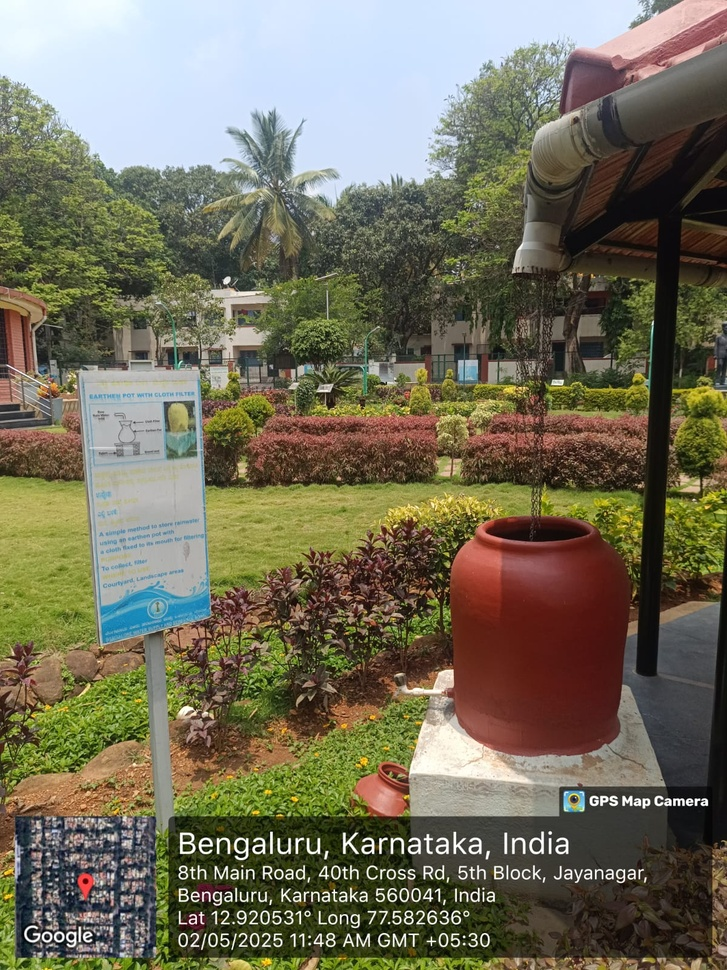
#> input picture immg/WhatsApp Image 2025-05-20 at 20.31.33_a9ff36ad.jpg, 727 x 970 px, shrunk from 1200 x 1600 before the run
$ python yellow.py
#> lines starting #> are read from the running program, lines starting #| are printed output that depends on the picture; after the words box and inside, x2 and y2 are one past the last pixel; in counts of white or black regions, pixels touching at a corner belong together
import cv2
import numpy as np
import matplotlib.pyplot as plt
from tkinter import Tk, filedialog


def select_image():

    root = Tk()
    root.withdraw()

    file_path = filedialog.askopenfilename(
        title="Select Image",
        filetypes=[
            ("Image Files", "*.jpg *.jpeg *.png *.bmp *.webp")
        ]
    )
#> the answer given: WhatsApp Image 2025-05-20 at 20.31.33_a9ff36ad.jpg

    root.destroy()

    return file_path


# Select image
image_path = select_image()

if not image_path:
    print("No image selected.")
    exit()


# Read image
image = cv2.imread(image_path)
#> image is the input picture: shape (970, 727, 3); mean B, G, R 89.8, 110.2, 114.5

if image is None:
    print("Could not read image.")
    exit()


# Convert BGR to RGB
rgb_image = cv2.cvtColor(
    image,
    cv2.COLOR_BGR2RGB
)


# Convert RGB to HSV
hsv_image = cv2.cvtColor(
    image,
    cv2.COLOR_BGR2HSV
)
#> hsv_image: shape (970, 727, 3); mean H, S, V 44, 95.5, 123.3


# Yellow color range

lower_yellow = np.array([
    20,
    80,
    80
])

upper_yellow = np.array([
    40,
    255,
    255
])


# Create yellow mask
yellow_mask = cv2.inRange(
    hsv_image,
    lower_yellow,
    upper_yellow
)
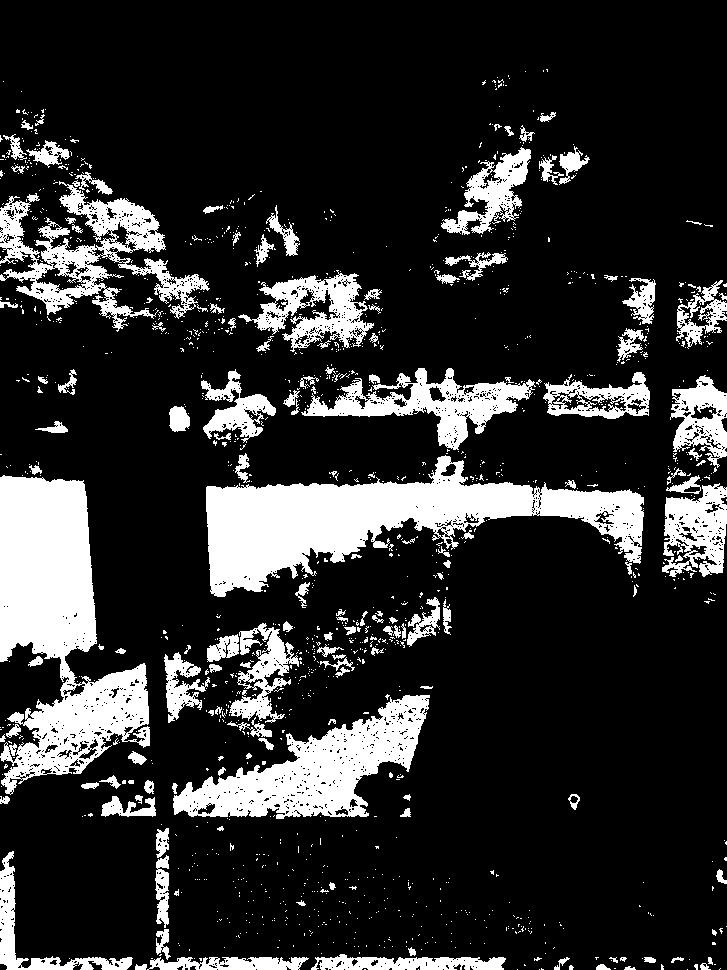
#> yellow_mask: shape (970, 727); 18.3% white; 1373 white regions (1220 under 20 px), largest, box (x1, y1, x2, y2) and area: (206, 455, 644, 597) 25375, (0, 475, 150, 795) 24881, (173, 695, 430, 819) 13318


# Show only yellow
yellow_only = cv2.bitwise_and(
    rgb_image,
    rgb_image,
    mask=yellow_mask
)
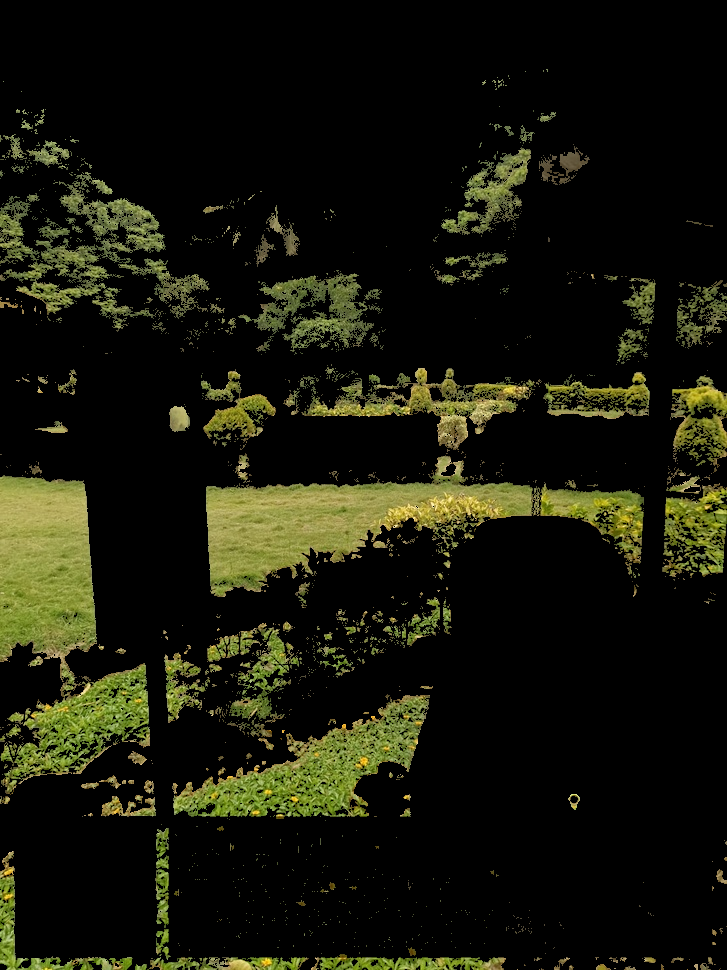
#> yellow_only: shape (970, 727, 3); mean R, G, B 23.4, 24.2, 11.1


# Hide yellow
non_yellow_mask = cv2.bitwise_not(
    yellow_mask
)

yellow_hidden = cv2.bitwise_and(
    rgb_image,
    rgb_image,
    mask=non_yellow_mask
)
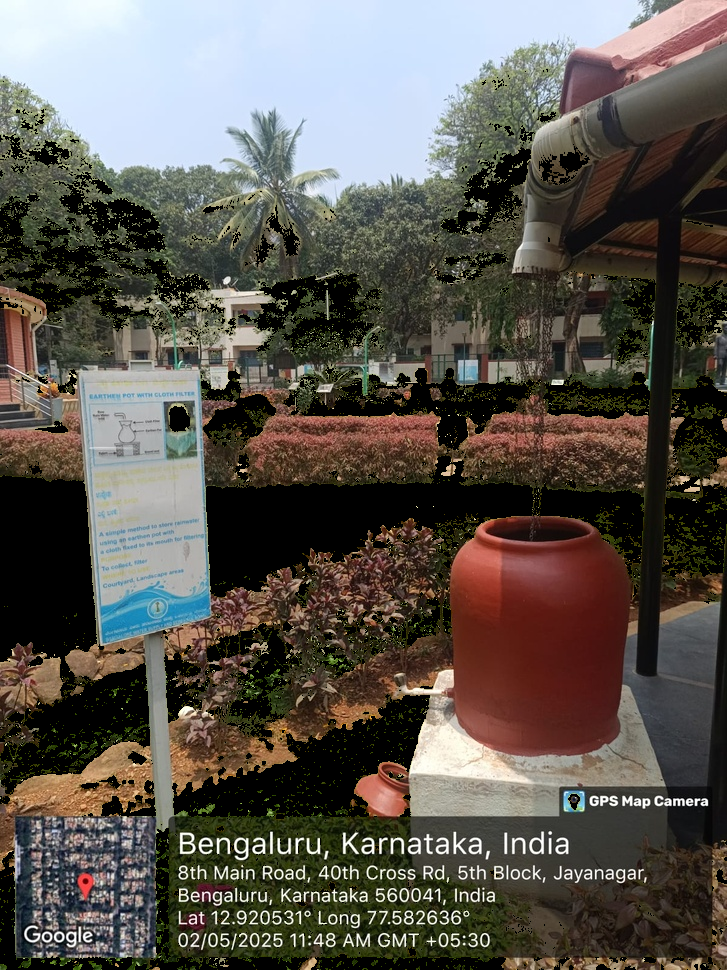
#> yellow_hidden: shape (970, 727, 3); mean R, G, B 91.1, 86, 78.7


# Calculate yellow percentage
total_pixels = yellow_mask.shape[0] * yellow_mask.shape[1]
#> total_pixels = 705190

yellow_pixels = np.count_nonzero(
    yellow_mask
)
#> yellow_pixels = 128704

yellow_percentage = (
    yellow_pixels / total_pixels
) * 100
#> yellow_percentage = 18.25


print()
print("------------------------------")
print("YELLOW COLOR ANALYSIS")
print("------------------------------")
print(
    f"Yellow pixels: {yellow_pixels}"
)
#| Yellow pixels: 128704
print(
    f"Total pixels: {total_pixels}"
)
#| Total pixels: 705190
print(
    f"Yellow percentage: "
    f"{yellow_percentage:.2f}%"
)
#| Yellow percentage: 18.25%
print("------------------------------")


# Display results
plt.figure(figsize=(15, 5))


plt.subplot(1, 3, 1)

plt.imshow(rgb_image)

plt.title("Original Image")

plt.axis("off")


plt.subplot(1, 3, 2)

plt.imshow(yellow_only)

plt.title(
    f"Yellow Only\n"
    f"{yellow_percentage:.2f}%"
)

plt.axis("off")


plt.subplot(1, 3, 3)

plt.imshow(yellow_hidden)

plt.title("Yellow Hidden")

plt.axis("off")


plt.tight_layout()

plt.show()
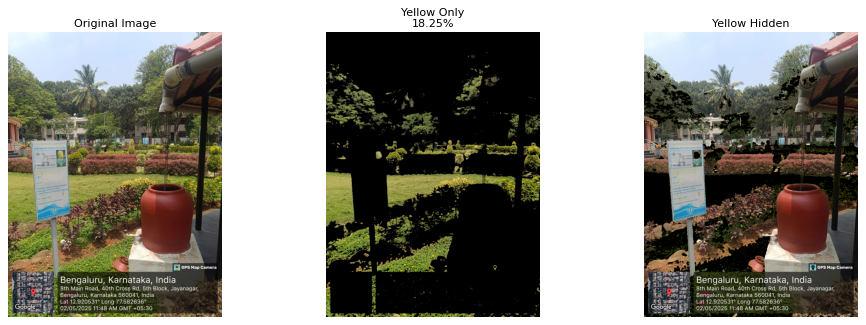
#> figure drawn by matplotlib, 3 panels

$ run again, on immg/img32.jpg
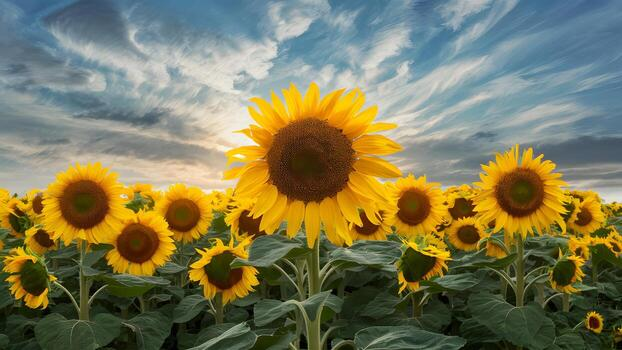
#> input picture immg/img32.jpg, 622 x 350 px
#> image is the input picture: shape (350, 622, 3); mean B, G, R 86.9, 120.6, 123.9
#> hsv_image: shape (350, 622, 3); mean H, S, V 53.3, 123.3, 139.8
#> `yellow_mask = cv2.inRange( hsv_image, lower_yellow, upper_yellow )`:
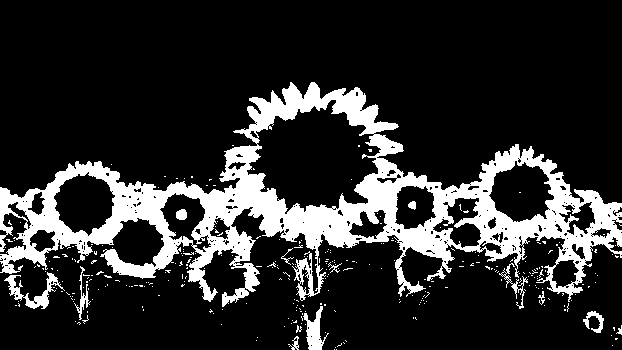
#> yellow_mask: shape (350, 622); 17.8% white; 301 white regions (287 under 20 px), largest, box (x1, y1, x2, y2) and area: (0, 82, 622, 307) 35835, (4, 272, 65, 309) 621, (303, 306, 329, 350) 499
#> yellow_pixels = 38796
#> yellow_percentage = 17.82
#| Yellow pixels: 38796
#| Total pixels: 217700
#| Yellow percentage: 17.82%
#> `plt.show()`:
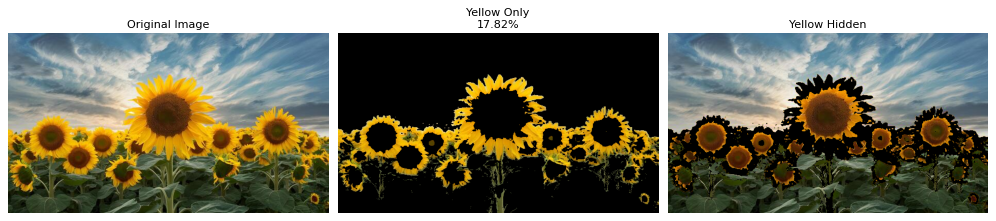
#> figure drawn by matplotlib, 3 panels
